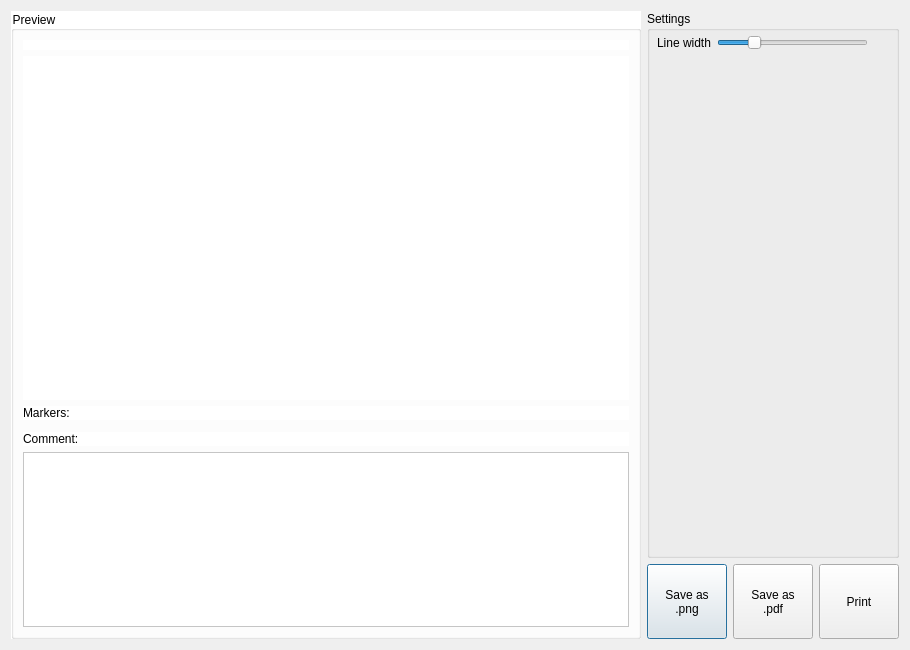
<?xml version="1.0" encoding="UTF-8"?>
<ui version="4.0">
 <class>Print</class>
 <widget class="QDialog" name="Print">
  <property name="geometry">
   <rect>
    <x>0</x>
    <y>0</y>
    <width>910</width>
    <height>650</height>
   </rect>
  </property>
  <property name="windowTitle">
   <string>Print</string>
  </property>
  <property name="windowIcon">
   <iconset resource="res.qrc">
    <normaloff>:/new/prefix1/AntScopeZ.png</normaloff>:/new/prefix1/AntScopeZ.png</iconset>
  </property>
  <layout class="QHBoxLayout" name="horizontalLayout_2">
   <item>
    <widget class="QGroupBox" name="groupBoxGraph">
     <property name="styleSheet">
      <string notr="true">background-color: white;</string>
     </property>
     <property name="title">
      <string>Preview</string>
     </property>
     <layout class="QVBoxLayout" name="verticalLayout_5">
      <item>
       <layout class="QVBoxLayout" name="widgetsLayout">
        <item>
         <widget class="QLabel" name="lineEditHead">
          <property name="font">
           <font>
            <pointsize>7</pointsize>
           </font>
          </property>
          <property name="text">
           <string/>
          </property>
         </widget>
        </item>
        <item>
         <widget class="QCustomPlot" name="widgetGraph" native="true">
          <property name="sizePolicy">
           <sizepolicy hsizetype="Preferred" vsizetype="Expanding">
            <horstretch>0</horstretch>
            <verstretch>0</verstretch>
           </sizepolicy>
          </property>
          <property name="minimumSize">
           <size>
            <width>500</width>
            <height>200</height>
           </size>
          </property>
         </widget>
        </item>
       </layout>
      </item>
      <item>
       <layout class="QVBoxLayout" name="markersLayout">
        <item>
         <widget class="QLabel" name="labelMarkers">
          <property name="sizePolicy">
           <sizepolicy hsizetype="Preferred" vsizetype="Preferred">
            <horstretch>0</horstretch>
            <verstretch>0</verstretch>
           </sizepolicy>
          </property>
          <property name="text">
           <string>Markers:</string>
          </property>
         </widget>
        </item>
        <item>
         <widget class="PrintMarkers" name="markersWidget" native="true">
          <property name="sizePolicy">
           <sizepolicy hsizetype="MinimumExpanding" vsizetype="Preferred">
            <horstretch>0</horstretch>
            <verstretch>0</verstretch>
           </sizepolicy>
          </property>
         </widget>
        </item>
       </layout>
      </item>
      <item>
       <layout class="QVBoxLayout" name="verticalLayout">
        <item>
         <widget class="QLabel" name="labelComment">
          <property name="sizePolicy">
           <sizepolicy hsizetype="Preferred" vsizetype="Maximum">
            <horstretch>0</horstretch>
            <verstretch>0</verstretch>
           </sizepolicy>
          </property>
          <property name="text">
           <string>Comment:</string>
          </property>
         </widget>
        </item>
        <item>
         <widget class="QTextEdit" name="textEditComment">
          <property name="sizePolicy">
           <sizepolicy hsizetype="Expanding" vsizetype="Minimum">
            <horstretch>0</horstretch>
            <verstretch>0</verstretch>
           </sizepolicy>
          </property>
          <property name="minimumSize">
           <size>
            <width>500</width>
            <height>50</height>
           </size>
          </property>
          <property name="maximumSize">
           <size>
            <width>16777215</width>
            <height>175</height>
           </size>
          </property>
         </widget>
        </item>
       </layout>
      </item>
     </layout>
    </widget>
   </item>
   <item>
    <layout class="QVBoxLayout" name="verticalLayout_3">
     <item>
      <widget class="QGroupBox" name="groupBoxSettings">
       <property name="minimumSize">
        <size>
         <width>225</width>
         <height>0</height>
        </size>
       </property>
       <property name="title">
        <string>Settings</string>
       </property>
       <widget class="QWidget" name="layoutWidget">
        <property name="geometry">
         <rect>
          <x>10</x>
          <y>20</y>
          <width>211</width>
          <height>24</height>
         </rect>
        </property>
        <layout class="QHBoxLayout" name="horizontalLayout_4">
         <item>
          <widget class="QLabel" name="label_3">
           <property name="text">
            <string>Line width</string>
           </property>
          </widget>
         </item>
         <item>
          <widget class="NoScrollSlider" name="lineSlider">
           <property name="minimum">
            <number>1</number>
           </property>
           <property name="maximum">
            <number>10</number>
           </property>
           <property name="pageStep">
            <number>1</number>
           </property>
           <property name="sliderPosition">
            <number>3</number>
           </property>
           <property name="orientation">
            <enum>Qt::Horizontal</enum>
           </property>
          </widget>
         </item>
        </layout>
       </widget>
      </widget>
     </item>
     <item>
      <layout class="QHBoxLayout" name="horizontalLayout">
       <item>
        <widget class="QPushButton" name="pngPrintBtn">
         <property name="minimumSize">
          <size>
           <width>75</width>
           <height>75</height>
          </size>
         </property>
         <property name="text">
          <string>Save as
.png</string>
         </property>
        </widget>
       </item>
       <item>
        <widget class="QPushButton" name="pdfPrintBtn">
         <property name="minimumSize">
          <size>
           <width>75</width>
           <height>75</height>
          </size>
         </property>
         <property name="text">
          <string>Save as
.pdf</string>
         </property>
        </widget>
       </item>
       <item>
        <widget class="QPushButton" name="printBtn">
         <property name="minimumSize">
          <size>
           <width>75</width>
           <height>75</height>
          </size>
         </property>
         <property name="text">
          <string>Print</string>
         </property>
        </widget>
       </item>
      </layout>
     </item>
    </layout>
   </item>
  </layout>
 </widget>
 <customwidgets>
  <customwidget>
   <class>QCustomPlot</class>
   <extends>QWidget</extends>
   <header>qcustomplot.h</header>
   <container>1</container>
  </customwidget>
  <customwidget>
   <class>PrintMarkers</class>
   <extends>QWidget</extends>
   <header location="global">printmarkers.h</header>
   <container>1</container>
  </customwidget>
  <customwidget>
   <class>NoScrollSlider</class>
   <extends>QSlider</extends>
   <header location="global">noscrollwidgets.h</header>
  </customwidget>
 </customwidgets>
 <resources>
  <include location="res.qrc"/>
 </resources>
 <connections/>
</ui>
